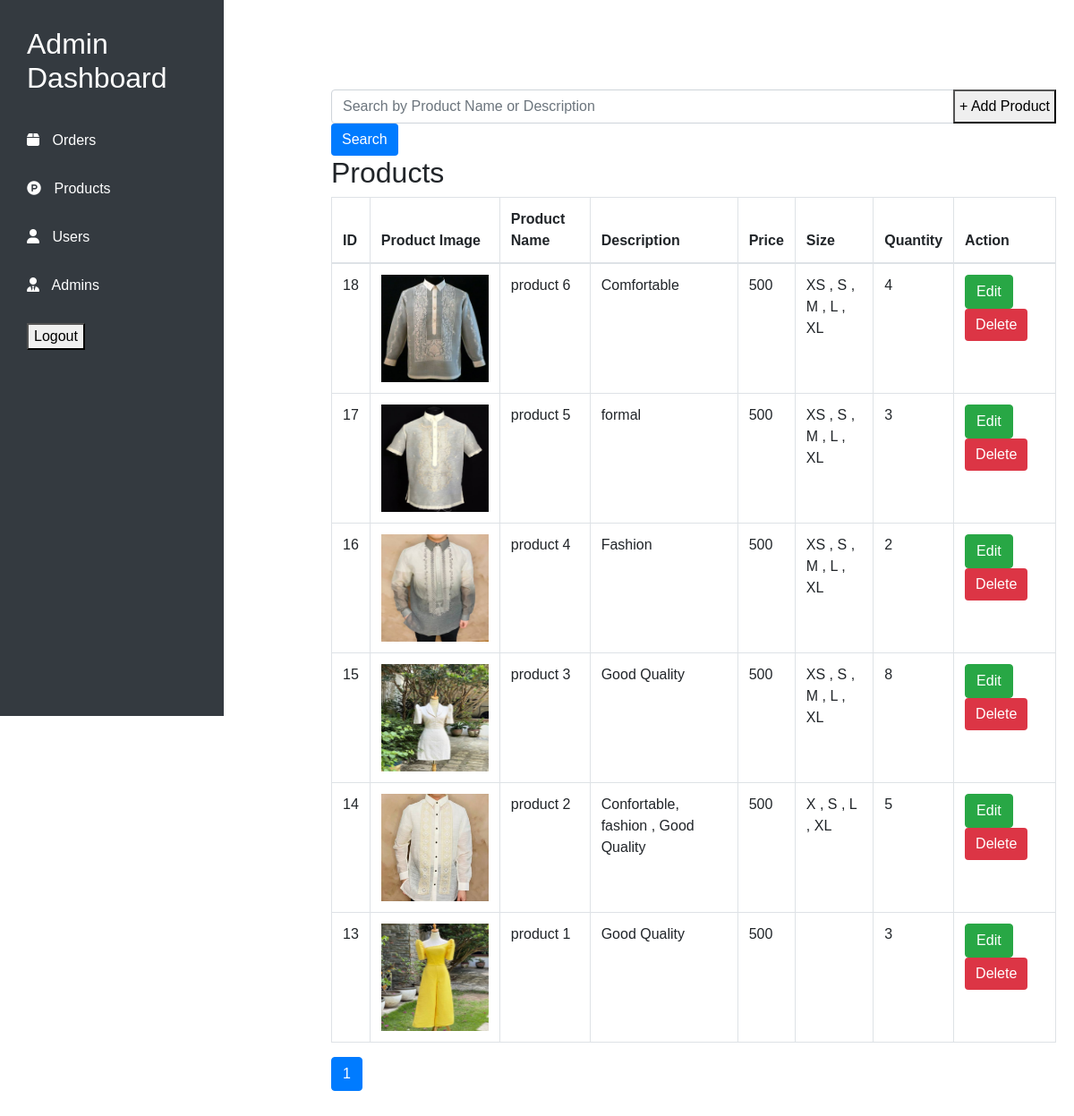
Screenshot of /admin/products.php (signed in) with the database file from the repository.
### tables this page shows
CREATE TABLE `products` (
  `id` int(50) NOT NULL,
  `prod_title` varchar(50) NOT NULL,
  `description` varchar(50) NOT NULL,
  `price` int(5) NOT NULL,
  `size` varchar(50) NOT NULL,
  `qty` int(11) NOT NULL,
  `prod_img` varchar(250) NOT NULL
);

### admin/products.php (the view, shortened to what this page needs)
<?php
include('header.php');
include('sidebar.php');
include('connection.php');
$searchQuery = isset($_GET['search']) ? mysqli_real_escape_string($conn, $_GET['search']) : '';
$query = "SELECT * FROM products WHERE prod_title LIKE '%$searchQuery%' OR description LIKE '%$searchQuery%' ORDER BY id DESC";
$totalRecordsQuery = "SELECT COUNT(*) FROM products WHERE prod_title LIKE '%$searchQuery%' OR description LIKE '%$searchQuery%'";
$totalRecordsResult = mysqli_query($conn, $totalRecordsQuery);
$totalRecords = mysqli_fetch_array($totalRecordsResult)[0];
$limit = 10;
$totalPagesProducts = ceil($totalRecords / $limit);
$pageProducts = isset($_GET['pageProducts']) ? (int)$_GET['pageProducts'] : 1;
$start = ($pageProducts - 1) * $limit;
$query .= " LIMIT $start, $limit";
$ProductsRecords = mysqli_query($conn, $query);
?>
<button class="add-product" onclick="OpenModal()">+ Add Product</button>
<div class="content">
<div class="search-bar">
    <form method="GET" action="">
        <input type="text" name="search" class="form-control" placeholder="Search by Product Name or Description" value="<?php echo isset($_GET['search']) ? htmlspecialchars($_GET['search']) : ''; ?>">
        <button type="submit" class="btn btn-primary">Search</button>
    </form>
</div>
        <div id="Orders" class="table-container">
            <h2>Products</h2>
            <table class="table table-bordered">
                <thead>
                    <tr>
                        <th>ID</th>
                        <th>Product Image</th>
                        <th>Product Name</th>
                        <th>Description</th>
                        <th>Price</th>
                        <th>Size</th>
                        <th>Quantity</th>
                        <th>Action</th>
                    </tr>
                </thead>
                <tbody>
                <?php
                    while($row = mysqli_fetch_assoc($ProductsRecords)){
                        $ID = $row['id']; ?>
                     <tr>
                        <td><?php echo htmlspecialchars($row['id']); ?></td>
                        <td><img class="prod-img" src="../<?php echo htmlspecialchars($row['prod_img']); ?>" alt=""></td>
                        <td><?php echo htmlspecialchars($row['prod_title']); ?></td>
                        <td><?php echo htmlspecialchars($row['description']); ?></td>
                        <td><?php echo htmlspecialchars($row['price']); ?></td>
                        <td><?php echo htmlspecialchars($row['size']); ?></td>
                        <td><?php echo htmlspecialchars($row['qty']); ?></td>
                        <td > <button class="btn btn-edit btn-success" type="button" onclick="openEditModal(<?php echo $row['id']; ?>, '<?php echo htmlspecialchars($row['prod_title']); ?>','<?php echo htmlspecialchars($row['description']); ?>', <?php echo htmlspecialchars($row['price']); ?>, <?php echo htmlspecialchars($row['qty']); ?>, '<?php echo htmlspecialchars($row['size']); ?>', '<?php echo htmlspecialchars($row['prod_img']); ?>')">Edit</button>
                        <?php echo "<a href=\"functions.php?ProductsDeleteID=$ID\"><button class=\"btn btn-danger\">Delete</button></a>"?>
                        </td>
                   </tr>
                   <?php } ?>
                </tbody>
            </table>
            <nav aria-label="Page navigation example">
                <ul class="pagination">
                    <?php for($i = 1; $i <= $totalPagesProducts; $i++): ?>
                        <li class="page-item <?php if($i == $pageProducts) echo 'active'; ?>">
                            <a class="page-link" href="?pageProducts=<?php echo $i; ?>"><?php echo $i; ?></a>
                        </li>
                    <?php endfor; ?>
                </ul>
            </nav>
        </div>

### admin/header.php (style rules this page uses)
.content { margin-left: 250px; padding: 20px; flex: 1; }
.btn-primary { background-color: #007bff; border: none; }
.btn-danger { background-color: #dc3545; border: none; }

### admin/products.php (style rules this page uses)
.prod-img { height: 120px; width: 120px; }
.content { margin-top: 80px; }
.add-product { position: absolute; right: 20px; top: 100px; padding: 5px; }

### rows the page displays
products: id "18", prod_img (picture), prod_title "product 6", description "Comfortable", price "500", size "XS , S , M , L , XL", qty "4"
products: id "17", prod_img (picture), prod_title "product 5", description "formal", price "500", size "XS , S , M , L , XL", qty "3"
products: id "16", prod_img (picture), prod_title "product 4", description "Fashion", price "500", size "XS , S , M , L , XL", qty "2"
products: id "15", prod_img (picture), prod_title "product 3", description "Good Quality", price "500", size "XS , S , M , L , XL", qty "8"
products: id "14", prod_img (picture), prod_title "product 2", description "Confortable, fashion , Good Quality", price "500", size "X , S , L , XL", qty "5"
products: id "13", prod_img (picture), prod_title "product 1", description "Good Quality", price "500", qty "3"
